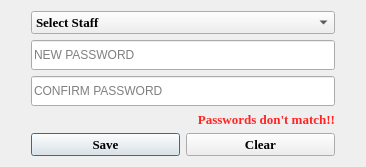
<?xml version="1.0" encoding="UTF-8"?>
<ui version="4.0">
 <class>dialogChangePassStaff</class>
 <widget class="QDialog" name="dialogChangePassStaff">
  <property name="windowModality">
   <enum>Qt::WindowModal</enum>
  </property>
  <property name="geometry">
   <rect>
    <x>0</x>
    <y>0</y>
    <width>366</width>
    <height>165</height>
   </rect>
  </property>
  <property name="windowTitle">
   <string>CHANGE PASSWORD</string>
  </property>
  <property name="windowIcon">
   <iconset resource="custom.qrc">
    <normaloff>:/icons/images/icons/login.png</normaloff>:/icons/images/icons/login.png</iconset>
  </property>
  <property name="styleSheet">
   <string notr="true"/>
  </property>
  <layout class="QHBoxLayout" name="horizontalLayout">
   <item>
    <layout class="QVBoxLayout" name="verticalLayout_2">
     <property name="leftMargin">
      <number>20</number>
     </property>
     <property name="rightMargin">
      <number>20</number>
     </property>
     <item>
      <widget class="QComboBox" name="comboBox">
       <property name="font">
        <font>
         <family>Times New Roman</family>
         <pointsize>10</pointsize>
         <weight>75</weight>
         <bold>true</bold>
        </font>
       </property>
       <item>
        <property name="text">
         <string>Select Staff</string>
        </property>
       </item>
      </widget>
     </item>
     <item>
      <widget class="QLineEdit" name="lineEditPassword1">
       <property name="minimumSize">
        <size>
         <width>0</width>
         <height>30</height>
        </size>
       </property>
       <property name="maxLength">
        <number>20</number>
       </property>
       <property name="echoMode">
        <enum>QLineEdit::Password</enum>
       </property>
       <property name="placeholderText">
        <string>NEW PASSWORD</string>
       </property>
      </widget>
     </item>
     <item>
      <widget class="QLineEdit" name="lineEditPassword2">
       <property name="minimumSize">
        <size>
         <width>0</width>
         <height>30</height>
        </size>
       </property>
       <property name="maxLength">
        <number>20</number>
       </property>
       <property name="echoMode">
        <enum>QLineEdit::Password</enum>
       </property>
       <property name="placeholderText">
        <string>CONFIRM PASSWORD</string>
       </property>
      </widget>
     </item>
     <item>
      <widget class="QLabel" name="labelPasswordError">
       <property name="font">
        <font>
         <family>Times New Roman</family>
         <pointsize>10</pointsize>
         <weight>75</weight>
         <bold>true</bold>
        </font>
       </property>
       <property name="styleSheet">
        <string notr="true">#labelPasswordError{
color:#FF2525;
}</string>
       </property>
       <property name="text">
        <string>Passwords don't match!!</string>
       </property>
       <property name="alignment">
        <set>Qt::AlignRight|Qt::AlignTrailing|Qt::AlignVCenter</set>
       </property>
      </widget>
     </item>
     <item>
      <layout class="QHBoxLayout" name="horizontalLayout_3">
       <item>
        <widget class="QPushButton" name="pushButtonSave">
         <property name="font">
          <font>
           <family>Times New Roman</family>
           <pointsize>10</pointsize>
           <weight>75</weight>
           <bold>true</bold>
          </font>
         </property>
         <property name="text">
          <string>Save</string>
         </property>
        </widget>
       </item>
       <item>
        <widget class="QPushButton" name="pushButtonClear">
         <property name="font">
          <font>
           <family>Times New Roman</family>
           <pointsize>10</pointsize>
           <weight>75</weight>
           <bold>true</bold>
          </font>
         </property>
         <property name="text">
          <string>Clear</string>
         </property>
        </widget>
       </item>
      </layout>
     </item>
    </layout>
   </item>
  </layout>
 </widget>
 <resources>
  <include location="custom.qrc"/>
 </resources>
 <connections/>
</ui>
